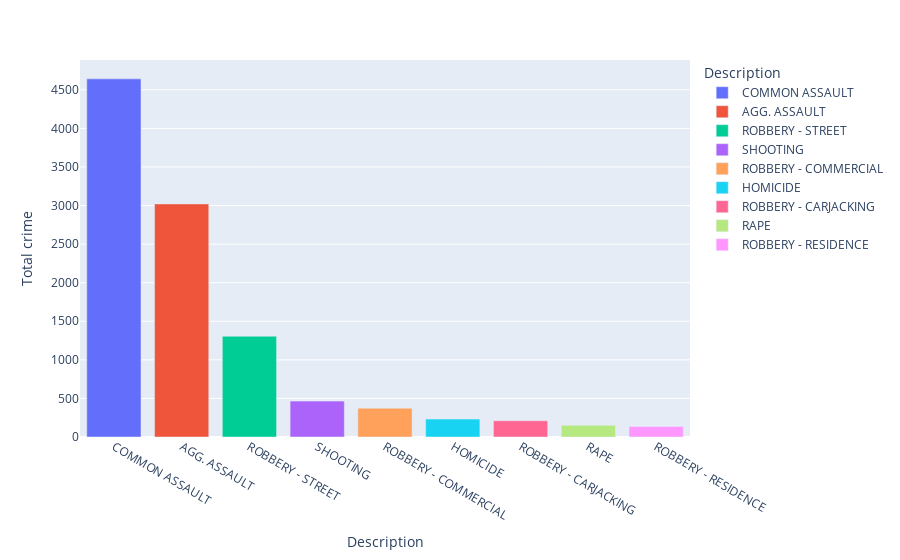

Here is the notebook cell this chart was saved with:
### Code cell
px.bar(style_most_crime,x="Description",y="Total crime",color="Description")

### Figure 1 — Plotly figure (JSON) as saved in the notebook; plotly's stock layout.template omitted (floating-point values rounded to 4 significant figures)
{"data": [{"alignmentgroup": "True", "hovertemplate": "Description=%{x}<br>Total crime=%{y}<extra></extra>", "legendgroup": "COMMON ASSAULT", "marker": {"color": "#636efa", "pattern": {"shape": ""}}, "name": "COMMON ASSAULT", "offsetgroup": "COMMON ASSAULT", "orientation": "v", "showlegend": true, "textposition": "auto", "type": "bar", "x": ["COMMON ASSAULT"], "xaxis": "x", "y": [4642], "yaxis": "y"}, {"alignmentgroup": "True", "hovertemplate": "Description=%{x}<br>Total crime=%{y}<extra></extra>", "legendgroup": "AGG. ASSAULT", "marker": {"color": "#EF553B", "pattern": {"shape": ""}}, "name": "AGG. ASSAULT", "offsetgroup": "AGG. ASSAULT", "orientation": "v", "showlegend": true, "textposition": "auto", "type": "bar", "x": ["AGG. ASSAULT"], "xaxis": "x", "y": [3021], "yaxis": "y"}, {"alignmentgroup": "True", "hovertemplate": "Description=%{x}<br>Total crime=%{y}<extra></extra>", "legendgroup": "ROBBERY - STREET", "marker": {"color": "#00cc96", "pattern": {"shape": ""}}, "name": "ROBBERY - STREET", "offsetgroup": "ROBBERY - STREET", "orientation": "v", "showlegend": true, "textposition": "auto", "type": "bar", "x": ["ROBBERY - STREET"], "xaxis": "x", "y": [1306], "yaxis": "y"}, {"alignmentgroup": "True", "hovertemplate": "Description=%{x}<br>Total crime=%{y}<extra></extra>", "legendgroup": "SHOOTING", "marker": {"color": "#ab63fa", "pattern": {"shape": ""}}, "name": "SHOOTING", "offsetgroup": "SHOOTING", "orientation": "v", "showlegend": true, "textposition": "auto", "type": "bar", "x": ["SHOOTING"], "xaxis": "x", "y": [465], "yaxis": "y"}, {"alignmentgroup": "True", "hovertemplate": "Description=%{x}<br>Total crime=%{y}<extra></extra>", "legendgroup": "ROBBERY - COMMERCIAL", "marker": {"color": "#FFA15A", "pattern": {"shape": ""}}, "name": "ROBBERY - COMMERCIAL", "offsetgroup": "ROBBERY - COMMERCIAL", "orientation": "v", "showlegend": true, "textposition": "auto", "type": "bar", "x": ["ROBBERY - COMMERCIAL"], "xaxis": "x", "y": [373], "yaxis": "y"}, {"alignmentgroup": "True", "hovertemplate": "Description=%{x}<br>Total crime=%{y}<extra></extra>", "legendgroup": "HOMICIDE", "marker": {"color": "#19d3f3", "pattern": {"shape": ""}}, "name": "HOMICIDE", "offsetgroup": "HOMICIDE", "orientation": "v", "showlegend": true, "textposition": "auto", "type": "bar", "x": ["HOMICIDE"], "xaxis": "x", "y": [232], "yaxis": "y"}, {"alignmentgroup": "True", "hovertemplate": "Description=%{x}<br>Total crime=%{y}<extra></extra>", "legendgroup": "ROBBERY - CARJACKING", "marker": {"color": "#FF6692", "pattern": {"shape": ""}}, "name": "ROBBERY - CARJACKING", "offsetgroup": "ROBBERY - CARJACKING", "orientation": "v", "showlegend": true, "textposition": "auto", "type": "bar", "x": ["ROBBERY - CARJACKING"], "xaxis": "x", "y": [211], "yaxis": "y"}, {"alignmentgroup": "True", "hovertemplate": "Description=%{x}<br>Total crime=%{y}<extra></extra>", "legendgroup": "RAPE", "marker": {"color": "#B6E880", "pattern": {"shape": ""}}, "name": "RAPE", "offsetgroup": "RAPE", "orientation": "v", "showlegend": true, "textposition": "auto", "type": "bar", "x": ["RAPE"], "xaxis": "x", "y": [151], "yaxis": "y"}, {"alignmentgroup": "True", "hovertemplate": "Description=%{x}<br>Total crime=%{y}<extra></extra>", "legendgroup": "ROBBERY - RESIDENCE", "marker": {"color": "#FF97FF", "pattern": {"shape": ""}}, "name": "ROBBERY - RESIDENCE", "offsetgroup": "ROBBERY - RESIDENCE", "orientation": "v", "showlegend": true, "textposition": "auto", "type": "bar", "x": ["ROBBERY - RESIDENCE"], "xaxis": "x", "y": [137], "yaxis": "y"}], "layout": {"barmode": "relative", "legend": {"title": {"text": "Description"}, "tracegroupgap": 0}, "margin": {"t": 60}, "xaxis": {"anchor": "y", "categoryarray": ["COMMON ASSAULT", "AGG. ASSAULT", "ROBBERY - STREET", "SHOOTING", "ROBBERY - COMMERCIAL", "HOMICIDE", "ROBBERY - CARJACKING", "RAPE", "ROBBERY - RESIDENCE"], "categoryorder": "array", "domain": [0, 1], "title": {"text": "Description"}}, "yaxis": {"anchor": "x", "domain": [0, 1], "title": {"text": "Total crime"}}}}
